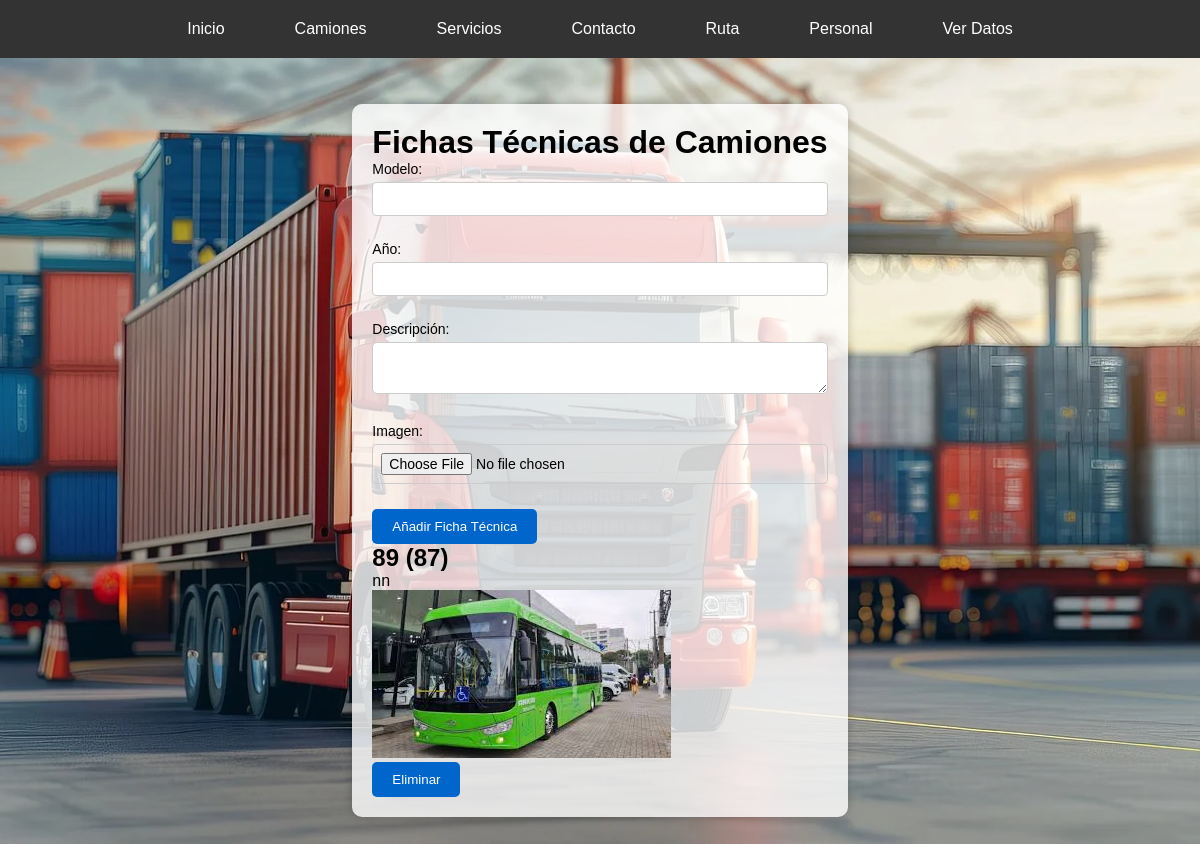
Page /camiones/ (signed in) on the committed database.
### tables this page shows
CREATE TABLE camiones 
                 (id INTEGER PRIMARY KEY, modelo TEXT, anio INTEGER, descripcion TEXT, imagen TEXT);

### app.py (the view, shortened to what this page needs)
@app.route('/camiones/', methods=['GET', 'POST'])
@requiere_rol('admin')
def camiones():
    conn = get_db_connection_sqlite()
    c = conn.cursor()
    c.execute("SELECT * FROM camiones")
    camiones = c.fetchall()
    conn.close()
    return render_template('camiones.html', camiones=camiones)

### app.py (called while the page is built)
def get_db_connection_sqlite():
    conn = sqlite3.connect(DB_PATH)
    conn.row_factory = sqlite3.Row
    return conn

def requiere_rol(rol):
    def decorador(func):
        @wraps(func)
        def verificacion(*args, **kwargs):
            if session.get('rol') != rol:
                flash("Acceso denegado: No tienes los permisos necesarios", "danger")
                return redirect(url_for('home'))
            return func(*args, **kwargs)
        return verificacion
    return decorador

### templates/camiones.html (shortened to what this page needs)
{% extends "base.html" %}
{% block content %}
<h1>Fichas Técnicas de Camiones</h1>
<form method="POST" enctype="multipart/form-data">
    <div class="form-group">
        <label for="modelo">Modelo:</label>
        <input type="text" id="modelo" name="modelo" required>
    </div>
    <div class="form-group">
        <label for="anio">Año:</label>
        <input type="number" id="anio" name="anio" required>
    </div>
    <div class="form-group">
        <label for="descripcion">Descripción:</label>
        <textarea id="descripcion" name="descripcion" required></textarea>
    </div>
    <div class="form-group">
        <label for="imagen">Imagen:</label>
        <input type="file" id="imagen" name="imagen" required>
    </div>
    <button type="submit">Añadir Ficha Técnica</button>
</form>
<div class="fichas-tecnicas">
    {% for camion in camiones %}
    <div class="ficha">
        <h2>{{ camion[1] }} ({{ camion[2] }})</h2>
        <p>{{ camion[3] }}</p>
        <img src="{{ url_for('static', filename='uploads/' ~ camion[4]) }}" alt="Imagen de {{ camion[1] }}">
        <form method="POST" action="{{ url_for('eliminar_camion', camion_id=camion[0]) }}" onsubmit="return confirm('¿Estás seguro de que deseas eliminar esta ficha técnica?');">
            <button type="submit" class="btn btn-danger">Eliminar</button>
        </form>
    </div>
    {% endfor %}
</div>
{% endblock %}

### static/styles.css (style rules this page uses)
* { margin: 0; padding: 0; box-sizing: border-box; }
body { font-family: 'Poppins', sans-serif; background-image: url('/static/CAMIONQW.webp'); background-size: cover; background-position: center; background-attachment: fixed; margin: 0; padding: 0; display: flex; justify-content: center; align-items: center; height: 100vh; }
.form-group input, .form-group textarea { width: 100%; padding: 10px; margin-bottom: 10px; border: 1px solid #ccc; border-radius: 5px; }
button { background-color: #333; color: white; border: none; padding: 10px 20px; border-radius: 5px; cursor: pointer; }
button[type="submit"] { background-color: #0066cc; color: white; border: none; padding: 10px 20px; border-radius: 5px; cursor: pointer; }
.form-group { margin-bottom: 15px; }
.form-group label { display: block; font-size: 14px; margin-bottom: 5px; }
.form-group input, .form-group select { width: 100%; padding: 8px; font-size: 14px; border: 1px solid #ccc; border-radius: 4px; }
body { font-family: 'Poppins', sans-serif; margin-top: 60px; background-color: #f0f2f5; }

### rows in the picture
camiones: modelo "89", anio "87", descripcion "nn", imagen (picture)
